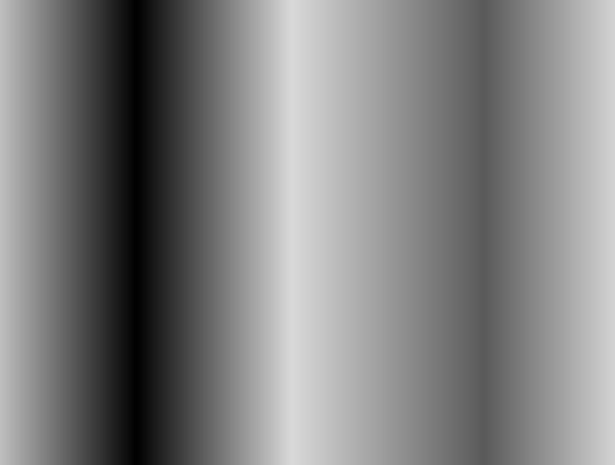
#> input picture GRAY.jpg, 615 x 465 px
$ python '02_미분.py'
#> lines starting #> are read from the running program, lines starting #| are printed output that depends on the picture
import numpy as np
import matplotlib.pyplot as plt
import cv2

Img = cv2.imread("GRAY.jpg")
#> Img is the input picture: shape (465, 615, 3); min 1, max 216, mean 128.4
dst = cv2.cvtColor(Img, cv2.COLOR_BGR2GRAY)
dst_1D = np.average(dst,axis=0)
#> dst_1D = 615 values, max 216 at index 291, min 1 at index 134, mean 128.4
# np.aver
# print(dst_1D)

dst_1D_GR = np.gradient(dst_1D,0.1)
#> dst_1D_GR = 615 values, max 25 at index 203, min -20 at index 6, mean 0.325
# dst_1D_GR  = np.diff(dst_1D_GR)
# mask = ((d[:-1] != 0) & (d[:-1] == -dd))

mask = dst_1D_GR[:] == 0
value = dst_1D[:][mask]
#> value = [2, 1, 216, 209, 206, 200, 192, 163, 159, 156, 129, 122, 119, 108, 105, 90]
index = [i for i, value in enumerate(mask) if value == True]
#> index = [135, 136, 292, 303, 308, 317, 329, 373, 379, 384, 424, 434, 439, 455, 460, 483]
print(value)
#| [  2.   1. 216. 209. 206. 200. 192. 163. 159. 156. 129. 122. 119. 108.
#|  105.  90.]
print(index)
#| [135, 136, 292, 303, 308, 317, 329, 373, 379, 384, 424, 434, 439, 455, 460, 483]

plt.figure(figsize=(12,6))
# plt.plot(dst_1D_GR_ABS)
plt.plot(dst_1D_GR)
plt.plot(dst_1D)
plt.scatter(index, value)
plt.show()
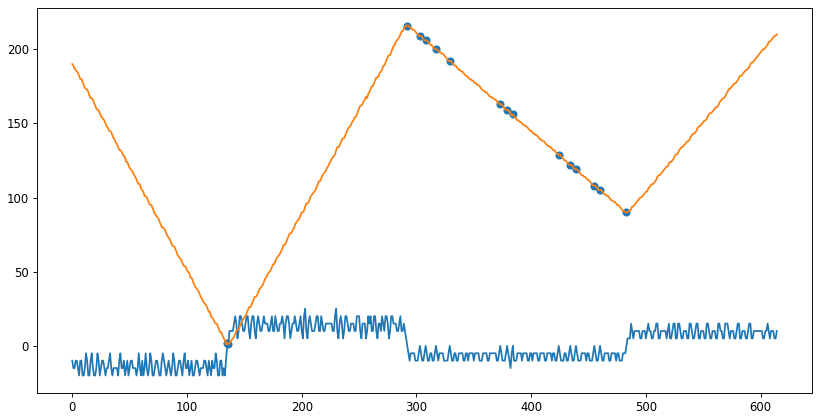
#> figure drawn by matplotlib, 1 panel; curve peaks at x = 203, y = 25; curve peaks at x = 291, y = 216
print("완료")
